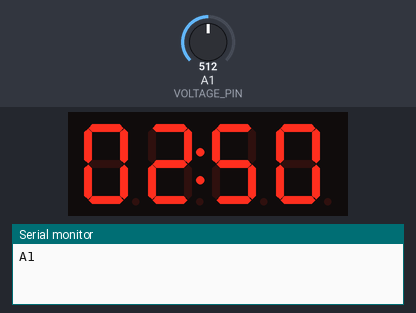
Recording of a sketch running on a simulated Arduino Uno, built with avr-gcc and run on an emulated ATmega328P. Parts: 4-digit seven-segment display, the last lines printed to the serial monitor. The inputs (shaded band) are chosen by the test bench; at power-on: A1 (VOLTAGE_PIN) = 512.

Above: at 1.8 s.
1.9 s: A1 (VOLTAGE_PIN) set to 716
At 2.4 s:
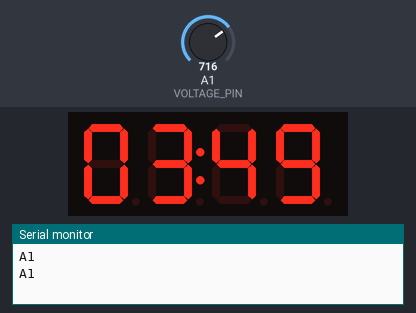
3.5 s: A1 (VOLTAGE_PIN) set to 900
At 5.3 s:
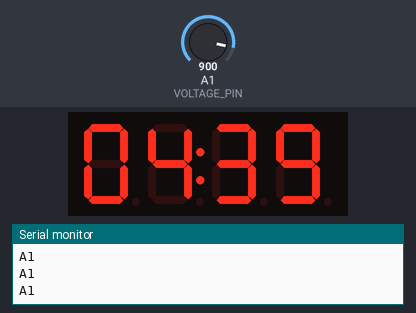
5.6 s: A1 (VOLTAGE_PIN) set to 1023
At 7.4 s:
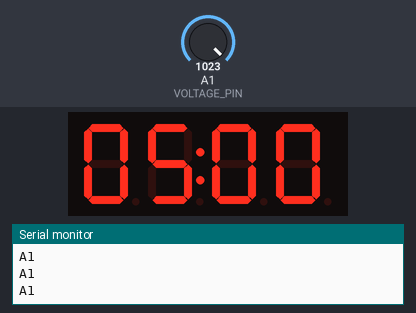
Timing chart, 0 to 8.9 s (numbered marks = the images above; inputs shaded):
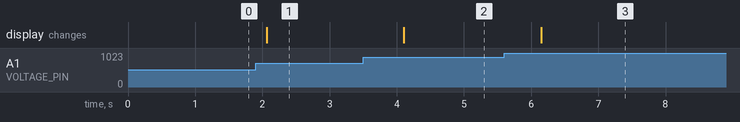

The sketch:

VoltageDisplay.ino
```cpp
#include <TM1637Display.h>

// Define the connections to the display
#define CLK 3  // Clock pin (CLK)
#define DIO 4  // Data pin (DIO)

// Create a display object, set the CLK and DIO pins
TM1637Display display(CLK, DIO);

// Define the analog input pin for reading voltage
int VOLTAGE_PIN=A1;
void setup() {
  display.setBrightness(0x0f);  // Set brightness (0x0f is max brightness)
  pinMode(VOLTAGE_PIN, INPUT);  // Set A0 as input for reading voltage
  Serial.begin(9600);
}

void loop() {

  int voltage = analogRead(VOLTAGE_PIN);
  // Read the raw analog value from pin A0 (0 to 1023)
  // int sensorValue = analogRead(VOLTAGE_PIN);

  // Convert the analog reading (which goes from 0 - 1023) to a voltage (0 - 5V)
  float poop = voltage * (5.0 / 1023.0);

  // Multiply voltage by 100 to convert to an integer (for displaying 3.30V as 330)
  int displayVoltage = poop * 100;

  // Display the voltage on the 7-segment display (with decimal point)
  display.showNumberDecEx(displayVoltage, 0b01000000, true);  // Show with a decimal at the correct place

  delay(1000);  // Update the display every second
  Serial.println("A1");
}
```

Measured:
- after the input at 1.9 s, the display: changes after 0.16 s (image 1)
- after the input at 3.5 s, the display: changes after 0.61 s (image 2)
- after the input at 5.6 s, the display: changes after 0.55 s (image 3)
